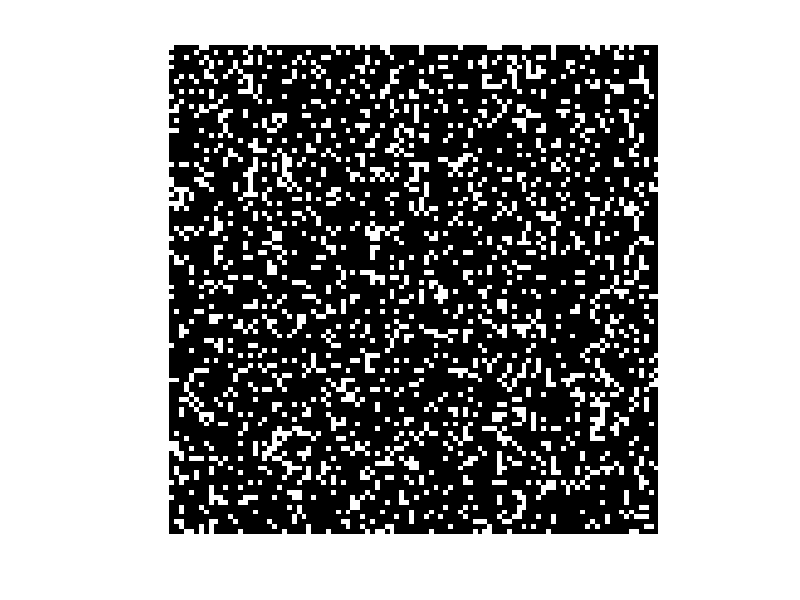

Write MATLAB code to recreate this figure. (Note: this script raises an error after producing the figure.)
%close all;
clear;
clc;

n=100;
A=zeros(n);
A=floor(rand(n)*5);
A=floor(rand(100)*5);
 A(A>0)=1;
 A=A+1;A(A==2)=0;

%A = starting matrix

%Jellyfish pattern
% A=zeros(170);
% A([50:70,110:130],[30,80,100,150])=1;
% A([30,80,100,150],[50:70,110:130])=1;

%Glider pattern
% A=zeros(110,380);
% A([60:70],[20:30])=1;
% A([40:50],[360:370])=1;
% A([60:80],[120,180])=1;
% A([50,90],[130,170])=1;
% A([40,100],[140:150])=1;
% A([70],[160,190])=1;
% A([40:60],[220:230])=1;
% A([30,70],[240])=1;
% A([20:30,70:80],[260])=1;


A= mat2gray(A);

% convert to binary--> % states={0,1}
%A=imbinarize(A);
% visualize the initial states 
%disp('the binary image')
%figure(1);
imshow(A);


A=boundary1(A,0); 
[d1,d2]=size(A);
%disp('the extended binary image');

whos A;
imshow(A);
pause
B=A;
t=0;
stp=false; % to stop when if no new configurations
%B is the CA in time t
%A is the CA in time t+1
%t is the number of generations 

%%%%%%%%%%%%%%%%%%%%%%%%%%%%%
%   Play ^_^
%%%%%%%%%%%%%%%%%%%%%%%%%%%%%
while ~stp & (t<100) % repeat for (t<N) generations
    % for each cell 
    B2=B;
    for i=2:d1-1
        for j=2:d2-1           
            % apply rules     
            B2(i,j)=GOL(B,i,j);
        end
    end 
    B=B2;
    % visualize what happened
    %disp('the CA image');
    imshow(~B);    
    drawnow;
%    pause
    % save B 
    if A==B
       stp=true; % no more new states
    end
    A=B;
      
    t=t+1;
    
end  